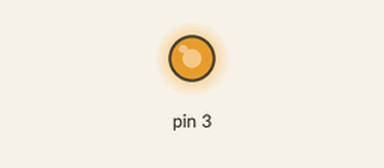
Simulated run of this sketch. Board: Arduino Uno, built with avr-gcc and run on an emulated ATmega328P. On the bench: output pins drawn as LEDs (lit = HIGH). What the sketch prints to the serial monitor is not drawn.

Above: at 0.1 s.
Timing chart, 0 to 1.6 s (numbered marks = the images above):
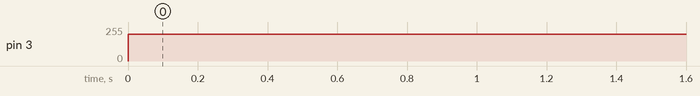

The sketch:

ReadPPMChannel.pde
```cpp
//data UP goes from 900 to 1700
//data DOWN go to 19000

int pin = 2;
unsigned long duration1;
unsigned long duration2;
unsigned long time;
void setup()
{
  Serial.begin(115200);
  //pinMode(pin, INPUT);
  //Serial.println(DDRD, BIN);
  //DDRD = DDRD | B00000000;
  //Serial.println(DDRD, BIN);
  time = micros();
}

void loop()
{
  //Serial.println(PORTD, BIN);
  //Serial.println(PIND, BIN);
  //Serial.println();
  //duration1 = pulseIn(pin, HIGH);
  //duration2 = pulseIn(pin, LOW);
  analogWrite(3, 200);
  time=micros()-time;
  Serial.print("Time");
  Serial.println(time);
  Serial.print("high:");
  Serial.println(duration1);
  Serial.print("low:");
  Serial.println(duration2);
  time=micros();
}
```

Measured:
- by itself, pin 3: 0/255 → 200/255 at 0.00 s
